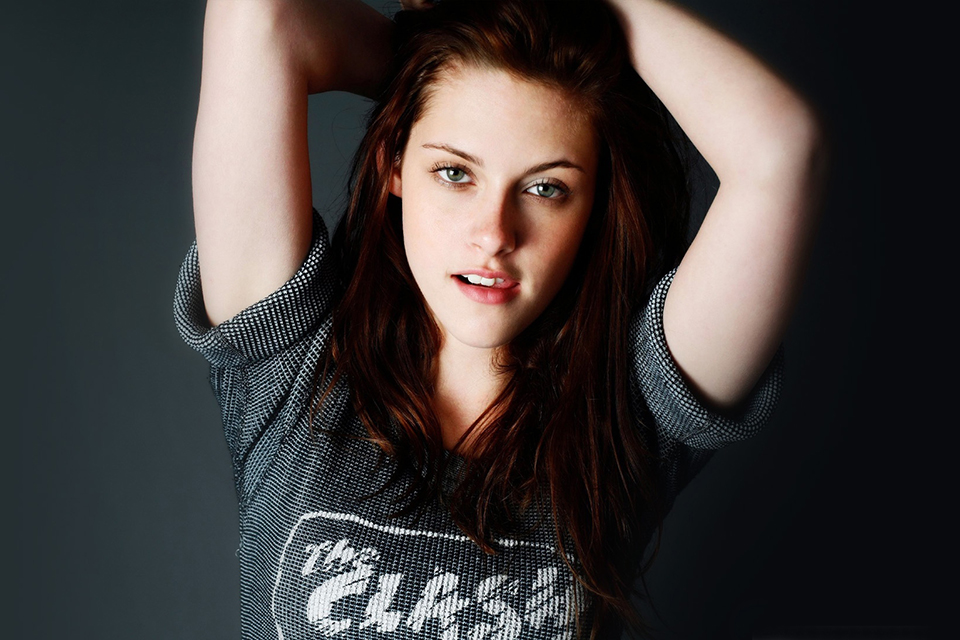
#> input picture Open_cv/ks.jpg, 960 x 640 px
$ python bluring_img.py
#> lines starting #> are read from the running program, lines starting #| are printed output that depends on the picture
# filter2d filtration is used to  blur the pictures
import cv2
import numpy as np
img=cv2.imread("ks.jpg")
#> img is the input picture: shape (640, 960, 3); mean B, G, R 59, 60, 64.8
cv2.imshow("original img",img)
cv2.waitKey(0)
# creating a 3*3 kernel
kernel=np.ones((3*3),np.float32)/9
blur=cv2.filter2D(img,-1,kernel)
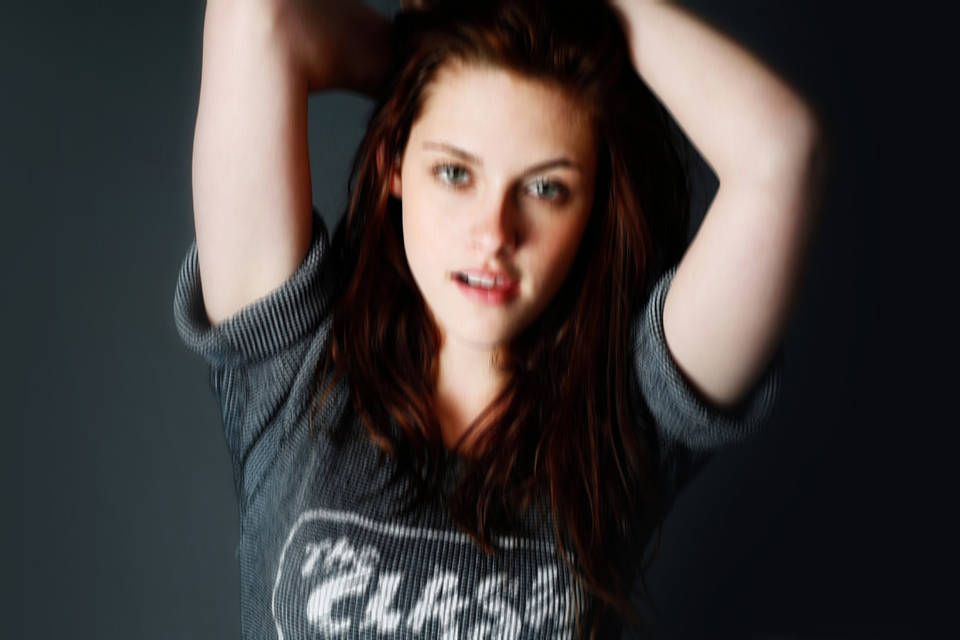
#> blur: shape (640, 960, 3); mean B, G, R 59, 60, 64.8
cv2.imshow("blur img",blur)
cv2.waitKey(0)
# creaeting 7*7 kernel

kernel1=np.ones((7*7),np.float32)/49
blur1=cv2.filter2D(img,-1,kernel1)
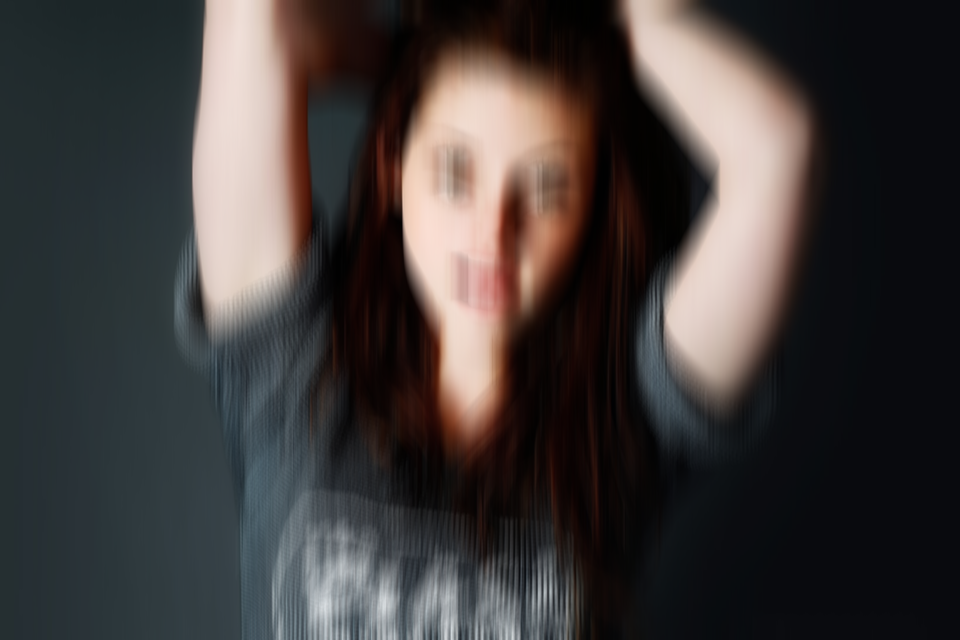
#> blur1: shape (640, 960, 3); mean B, G, R 59, 60, 64.8
cv2.imshow("k 7*7 img",blur1)
cv2.waitKey(0)

$ run again, with Open_cv/k1.jpg copied over Open_cv/ks.jpg
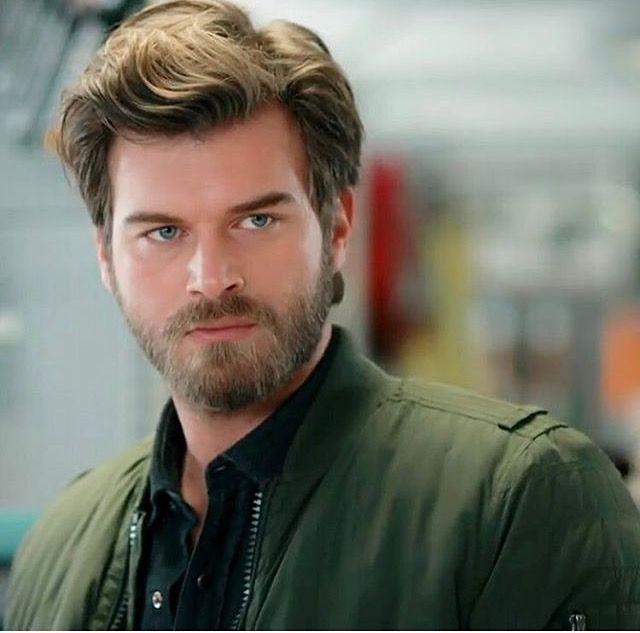
#> input picture Open_cv/k1.jpg, 640 x 633 px
#> img is the input picture: shape (633, 640, 3); mean B, G, R 104.1, 116.2, 117.1
#> `blur1=cv2.filter2D(img,-1,kernel1)`:
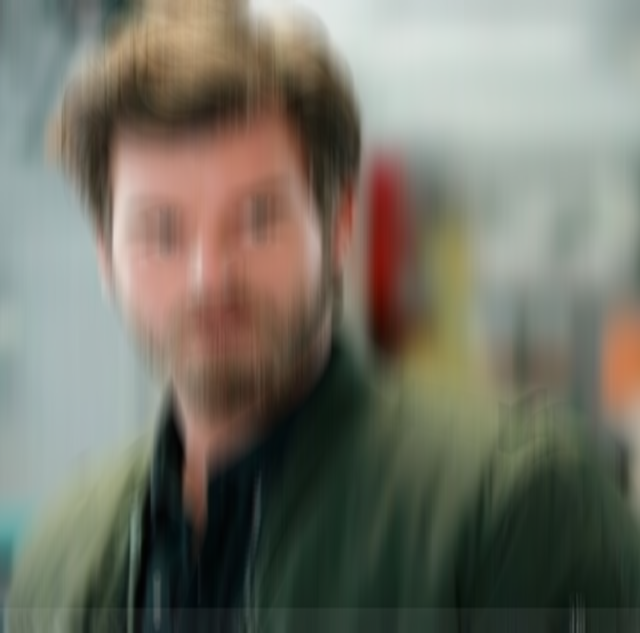
#> blur1: shape (633, 640, 3); mean B, G, R 103.9, 116, 116.9
